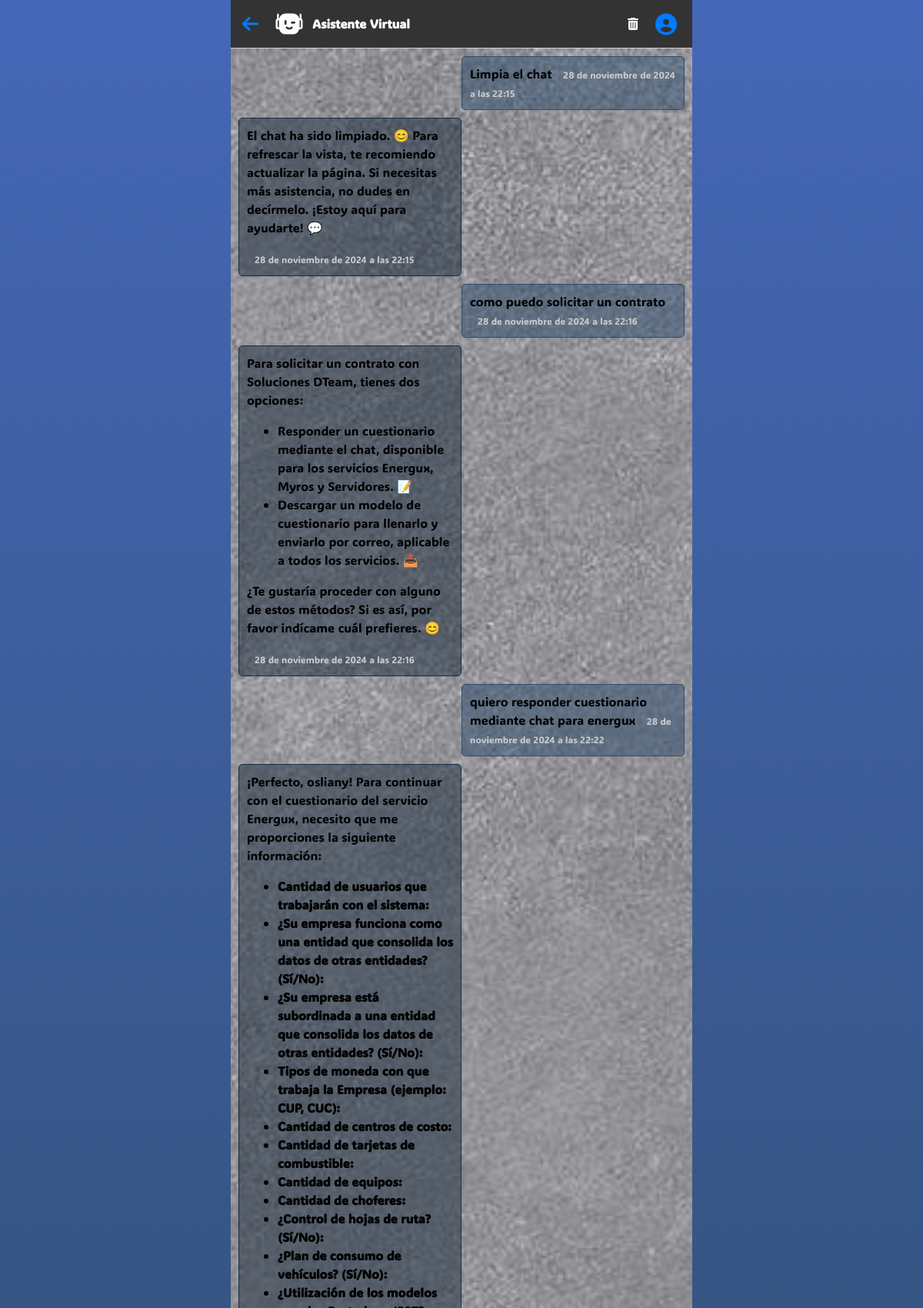
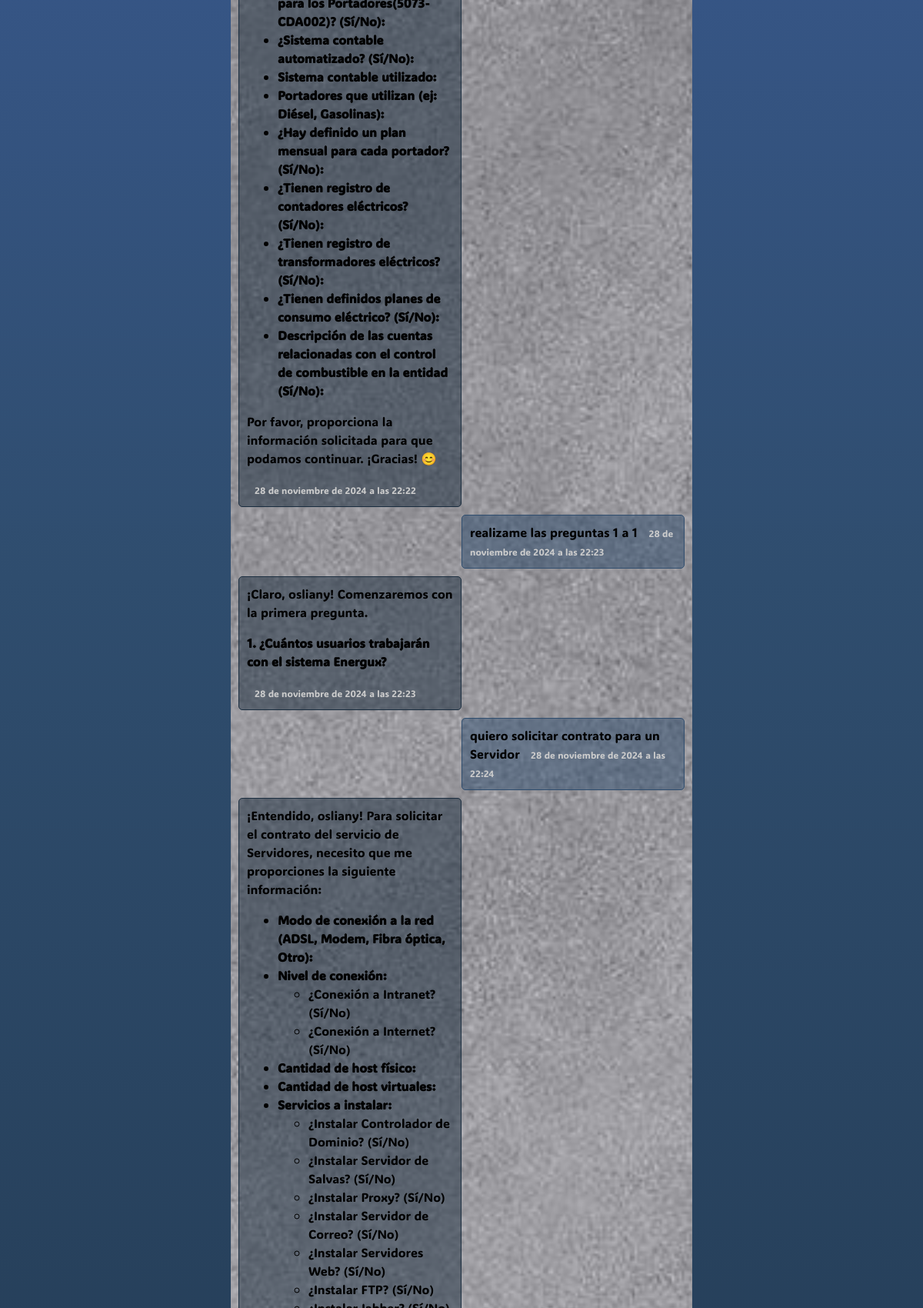
The page /chatbot/ (signed in, upper part) on the database its author committed (2 pictures, top to bottom).
### app/models.py (models this page shows, shortened)
class Mensaje(models.Model):
    ENVIADO_POR_CHOICES = [
        ('assistant', 'Asistente'),
        ('user', 'Usuario'),
        ('system', 'Sistema'),
    ]
    conversacion = models.ForeignKey(Conversacion, on_delete=models.CASCADE)
    texto = models.TextField()
    enviado_por = models.CharField(max_length=255, choices=ENVIADO_POR_CHOICES)
    fecha_envio = models.DateTimeField(auto_now_add=True)

### app/views.py (the view)
# urls.py: path('chatbot/', views.chatbot, name='chatbot'),
def chatbot(request):
    if request.method == 'POST':
        return generar_respuesta(request)
    catalogo = Catalogo.objects.filter(activo=True)[0]
    try:
        conv = Conversacion.objects.filter(usuario = request.user)[0]
        mensajes = Mensaje.objects.filter(conversacion = conv).order_by("fecha_envio")
    except Exception as exc:
        mensajes = None
    context = {
        "catalogo": catalogo,
        "mensajes": mensajes
    }
    return render(request, 'chatbot.html', context)

### app/templates/chatbot.html (shortened to what this page needs)
<!DOCTYPE html>
<html lang="en">
<head>
  {% load static %}
  <link rel="stylesheet" href="https://maxcdn.bootstrapcdn.com/bootstrap/4.5.2/css/bootstrap.min.css">
  <link rel="stylesheet" href="{% static 'app/css/chatbot4.css' %}">
  <link rel="stylesheet" href="{% static 'app/font-awesome/css/all.css' %}">
</head>
<body>
  <div id="chat-container" class="col-12 col-sm-6">
    <div id="chat-header">
      <a href="javascript:history.back()" id="back"><i class="fas fa-arrow-left"></i></a>
      <img src="{% static 'app/svg/robot-wink-fill.svg' %}" width="40" height="40" alt="Review" style="filter: invert(100%);">
      <span id="nombre-usuario">Asistente Virtual</span>
      <div id="login-container" style="margin-left: auto;">
        <button class="btn" id="clean-chat"><i class="fas fa-trash-alt"></i></button>
        <a href={% url 'login_chatbot' %} id="login-button" class=""><i class="fas fa-user-circle"></i></a>
      </div>
    </div>
    <div id="chat-messages">
      {% if mensajes %}
        {% for m in mensajes %}
          {% if m.enviado_por == "assistant" %}
          <div class="mb-0 bot-sms"> {{m.texto|safe}} <small> {{m.fecha_envio}} </small></div>
          {% endif %}
          {% if m.enviado_por == "user" %}
          <div class="mb-0 user-sms"> {{m.texto}} <small> {{m.fecha_envio}} </small></div>
          {% endif %}
        {% endfor %}
      {% endif %}
    </div>
  </div>
</body>
</html>

### app/static/app/css/chatbot4.css (style rules this page uses)
body { background-image: linear-gradient(to bottom, #4567b7, #2f4d6e, #1a2d3f); background-size: 100% 100%; background-attachment: fixed; font-family: ADLaM Display, Ubuntu !important; font-weight: 400; }
#chat-container { background-color: #fff; margin: auto; padding: 0; height: 100vh; display: flex; flex-direction: column; }
#chat-messages { background-color: #ccc; background-size: cover; background-position: center; padding: 10px; flex-grow: 1; overflow-y: scroll; display: flex; flex-direction: column; }
#chat-header { background-color: #333; padding: 10px; display: flex; align-items: center; justify-content: left; border-bottom: 1px solid #ccc; }
#back { margin-right: 20px; margin-left: 5px; font-size: 24px; }
#chat-header img { margin-right: 10px; border-radius: 50%; }
#nombre-usuario { margin-right: 10px; font-weight: bold; color: #fff; }
#login-container { display: flex; justify-content: flex-end; }
#login-button { margin-right: 10px; border: none; padding: 0; font-size: 28px; cursor: pointer; }
.user-sms { background-color: rgba(47, 77, 110, 0.5); border: 1px solid #2f4d6e; color: #000; padding: 10px; margin-left: auto; margin-bottom: 10px !important; border-radius: 5px; text-align: left; max-width: 50%; }
.bot-sms { background-color: rgba(26, 45, 63, 0.5); border: solid 1px #1a2d3f; color: #000; padding: 10px; margin-right: auto; margin-bottom: 10px !important; border-radius: 5px; text-align: left; max-width: 50%; }
#chat-messages small { margin-left: 10px; margin-top: 5px; font-size: 12px; color: #ccc; }
#clean-chat { margin-right: 10px; background-color: transparent; color: #fff; border: none; outline: none; box-shadow: none; }

### rows shown on the page
Mensaje: texto "Limpia el chat", fecha_envio "28 de noviembre de 2024 a las 22:15"
Mensaje: texto "El chat ha sido limpiado. 😊 Para refrescar la vista, te recomiendo actualizar la página. Si necesitas más asistencia, no dudes en decírmelo. ¡Estoy aquí para ayudarte! 💬", fecha_envio "28 de noviembre de 2024 a las 22:15"
Mensaje: texto "como puedo solicitar un contrato", fecha_envio "28 de noviembre de 2024 a las 22:16"
Mensaje: texto "Para solicitar un contrato con Soluciones DTeam, tienes dos opciones: Responder un cuestionario mediante el chat, disponible para los servicios Energux, Myros y Servidores. 📝 Descargar un modelo de cuestionario para llenarlo y enviarlo por correo, aplicable a todos los servicios. 📥 ¿Te gustaría proceder con alguno de estos métodos? Si es así, por favor indícame cuál prefieres. 😊", fecha_envio "28 de noviembre de 2024 a las 22:16"
Mensaje: texto "quiero responder cuestionario mediante chat para energux", fecha_envio "28 de noviembre de 2024 a las 22:22"
Mensaje: texto "¡Perfecto, osliany! Para continuar con el cuestionario del servicio Energux, necesito que me proporciones la siguiente información: Cantidad de usuarios que trabajarán con el sistema: ¿Su empresa funciona como una entidad que consolida los datos de otras entidades? (Sí/No): ¿Su empresa está subordinada a una entidad que consolida los datos de otras entidades? (Sí/No): Tipos de moneda con que trabaja la Empresa (ejemplo: CUP, CUC): Cantidad de centros de costo: Cantidad de tarjetas de combustible: Cantidad de equipos: Cantidad de choferes: ¿Control de hojas de ruta? (Sí/No): ¿Plan de consumo de vehículos? (Sí/No): ¿Utilización de los modelos para los Portadores(5073-CDA002)? (Sí/No):…", fecha_envio "28 de noviembre de 2024 a las 22:22"
Mensaje: texto "realizame las preguntas 1 a 1", fecha_envio "28 de noviembre de 2024 a las 22:23"
Mensaje: texto "¡Claro, osliany! Comenzaremos con la primera pregunta. 1. ¿Cuántos usuarios trabajarán con el sistema Energux?", fecha_envio "28 de noviembre de 2024 a las 22:23"
Mensaje: texto "quiero solicitar contrato para un Servidor", fecha_envio "28 de noviembre de 2024 a las 22:24"
Mensaje: texto "¡Entendido, osliany! Para solicitar el contrato del servicio de Servidores, necesito que me proporciones la siguiente información: Modo de conexión a la red (ADSL, Modem, Fibra óptica, Otro): Nivel de conexión: ¿Conexión a Intranet? (Sí/No) ¿Conexión a Internet? (Sí/No) Cantidad de host físico: Cantidad de host virtuales: Servicios a instalar: ¿Instalar Controlador de Dominio? (Sí/No) ¿Instalar Servidor de Salvas? (Sí/No) ¿Instalar Proxy? (Sí/No) ¿Instalar Servidor de Correo? (Sí/No) ¿Instalar Servidores Web? (Sí/No) ¿Instalar FTP? (Sí/No)"
